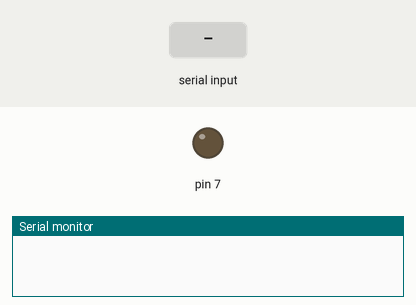
A sketch run on a simulated Arduino Uno, built with avr-gcc and run on an emulated ATmega328P. Parts: output pins drawn as LEDs (lit = HIGH), the last lines printed to the serial monitor. Inputs (shaded band) come from the test bench.

Above: at 1.2 s.
1.3 s: "close\n" received over Serial
At 2.5 s:
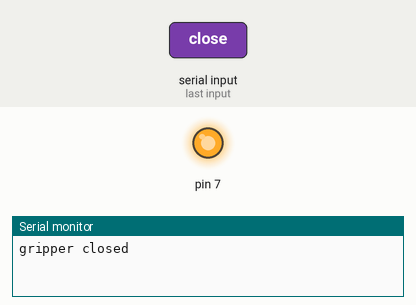
2.8 s: "open\n" received over Serial
At 3.6 s:
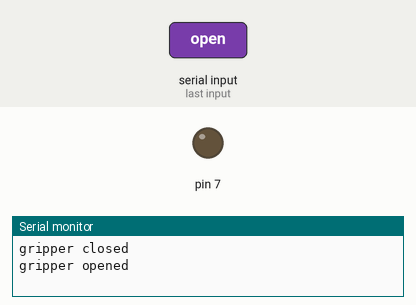
Timing chart, 0 to 5.8 s (numbered marks = the images above; inputs shaded):
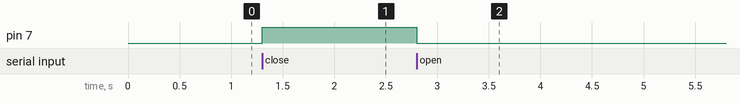

The sketch:

gripper_arduino.ino
```cpp
void setup() {
  Serial.begin(115200);
  pinMode(7, OUTPUT);
  digitalWrite(7, LOW); // Initialize pin 7 as HIGH
}

void loop() {
  if (Serial.available() > 0) {
    String data = Serial.readStringUntil('\n');
    data.trim(); // Remove any leading/trailing whitespace
    if (data == "open") {
      digitalWrite(7, LOW); // Set pin 7 to LOW
      Serial.println("gripper opened");
    } else if (data == "close") {
      digitalWrite(7, HIGH); // Set pin 7 to HIGH
      Serial.println("gripper closed");
    }
  }
}
```

Measured:
- after the input at 1.3 s, pin 7: LOW → HIGH at once
- after the input at 2.8 s, pin 7: HIGH → LOW at once
